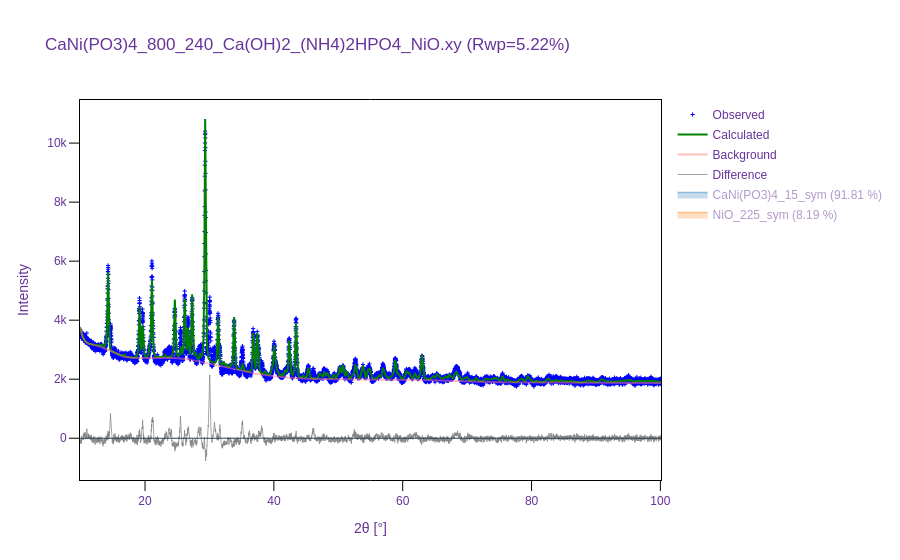

The notebook cell saved with this chart:
### Markdown cell above
### Visualization
You can call `visualize` to visualize the refinement results. The observed, calculated, and difference patterns will be plotted.

### Code cell
refinement.visualize()

### Figure 1 — Plotly figure (JSON) as saved in the notebook; plotly's stock layout.template omitted (floating-point values rounded to 4 significant figures; data arrays with more than 128 entries replaced by an {"elided": "..."} marker saying what was removed)
{"data": [{"marker": {"color": "blue", "size": 3, "symbol": "cross-thin-open"}, "mode": "markers", "name": "Observed", "type": "scatter", "x": {"elided": "8301 float values"}, "y": {"elided": "8301 int values"}}, {"line": {"color": "green", "width": 2}, "mode": "lines", "name": "Calculated", "type": "scatter", "x": {"elided": "8301 float values"}, "y": {"elided": "8301 float values"}}, {"line": {"color": "#FF7F7F", "width": 2}, "mode": "lines", "name": "Background", "opacity": 0.5, "type": "scatter", "x": {"elided": "8301 float values"}, "y": {"elided": "8301 float values"}}, {"hoverinfo": "skip", "line": {"color": "#808080", "width": 1}, "mode": "lines", "name": "Difference", "opacity": 0.7, "type": "scatter", "x": {"elided": "8301 float values"}, "y": {"elided": "8301 float values"}}, {"hoverinfo": "none", "legendgroup": "CaNi(PO3)4_15_sym", "line": {"color": "#1f77b4", "width": 0}, "mode": "lines", "showlegend": false, "type": "scatter", "x": {"elided": "8301 float values"}, "y": {"elided": "8301 float values"}}, {"fill": "tonexty", "legendgroup": "CaNi(PO3)4_15_sym", "line": {"color": "#1f77b4", "width": 1.5}, "mode": "lines", "name": "CaNi(PO3)4_15_sym (91.81 %)", "type": "scatter", "visible": "legendonly", "x": {"elided": "8301 float values"}, "y": {"elided": "8301 float values"}}, {"hovertemplate": "%{text}", "legendgroup": "CaNi(PO3)4_15_sym", "marker": {"color": "#1f77b4", "size": 5, "symbol": 142}, "mode": "markers", "name": "CaNi(PO3)4_15_sym (91.81 %)", "showlegend": false, "text": {"elided": "480 str values"}, "type": "scatter", "visible": "legendonly", "x": {"elided": "480 float values"}, "y": {"elided": "480 float values"}}, {"hoverinfo": "none", "legendgroup": "NiO_225_sym", "line": {"color": "#ff7f0e", "width": 0}, "mode": "lines", "showlegend": false, "type": "scatter", "x": {"elided": "8301 float values"}, "y": {"elided": "8301 float values"}}, {"fill": "tonexty", "legendgroup": "NiO_225_sym", "line": {"color": "#ff7f0e", "width": 1.5}, "mode": "lines", "name": "NiO_225_sym (8.19 %)", "type": "scatter", "visible": "legendonly", "x": {"elided": "8301 float values"}, "y": {"elided": "8301 float values"}}, {"hovertemplate": "%{text}", "legendgroup": "NiO_225_sym", "marker": {"color": "#ff7f0e", "size": 5, "symbol": 142}, "mode": "markers", "name": "NiO_225_sym (8.19 %)", "showlegend": false, "text": ["37.42, 371.57", "43.43, 568.14", "62.97, 276.32", "75.46, 97.87", "79.44, 72.11", "95.02, 29.59"], "type": "scatter", "visible": "legendonly", "x": [37.42, 43.43, 62.97, 75.46, 79.44, 95.02], "y": [-3365.0, -3365.0, -3365.0, -3365.0, -3365.0, -3365.0]}], "layout": {"autosize": true, "font": {"color": "RebeccaPurple", "family": "Arial, sans-serif"}, "legend": {"title": {"text": ""}, "tracegroupgap": 1}, "plot_bgcolor": "white", "shapes": [{"line": {"width": 1}, "type": "line", "x0": 0, "x1": 1, "xref": "x domain", "y0": 0, "y1": 0, "yref": "y"}], "title": {"text": "CaNi(PO3)4_800_240_Ca(OH)2_(NH4)2HPO4_NiO.xy (Rwp=5.22%)"}, "xaxis": {"linecolor": "black", "linewidth": 1, "mirror": true, "range": [9.903, 100.1], "showline": true, "tickcolor": "black", "ticklen": 10, "ticks": "outside", "tickwidth": 1, "title": {"text": "2θ [°]"}}, "yaxis": {"linecolor": "black", "linewidth": 1, "mirror": true, "showline": true, "tickcolor": "black", "ticklen": 10, "ticks": "outside", "tickwidth": 1, "title": {"text": "Intensity"}}}}
